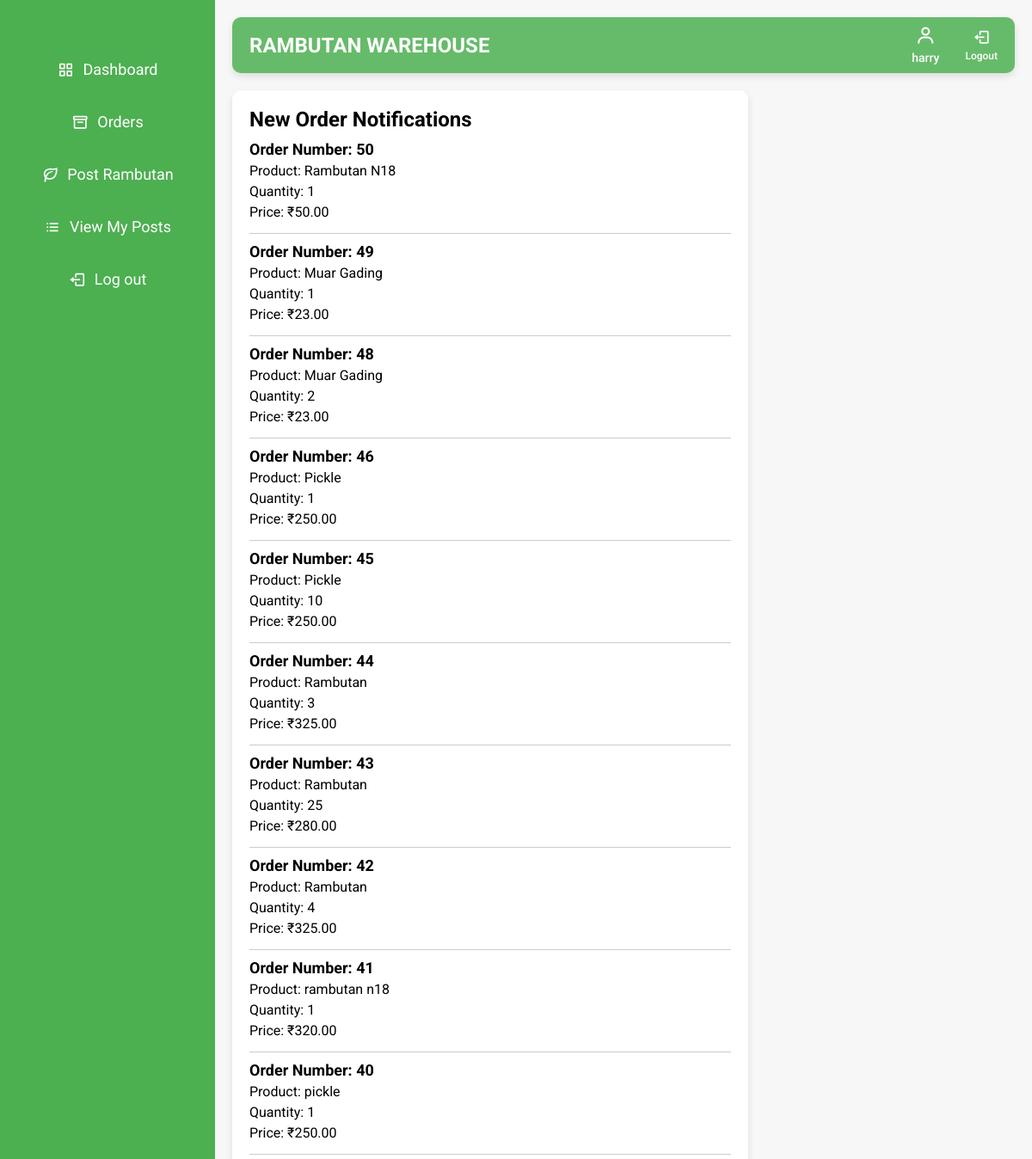
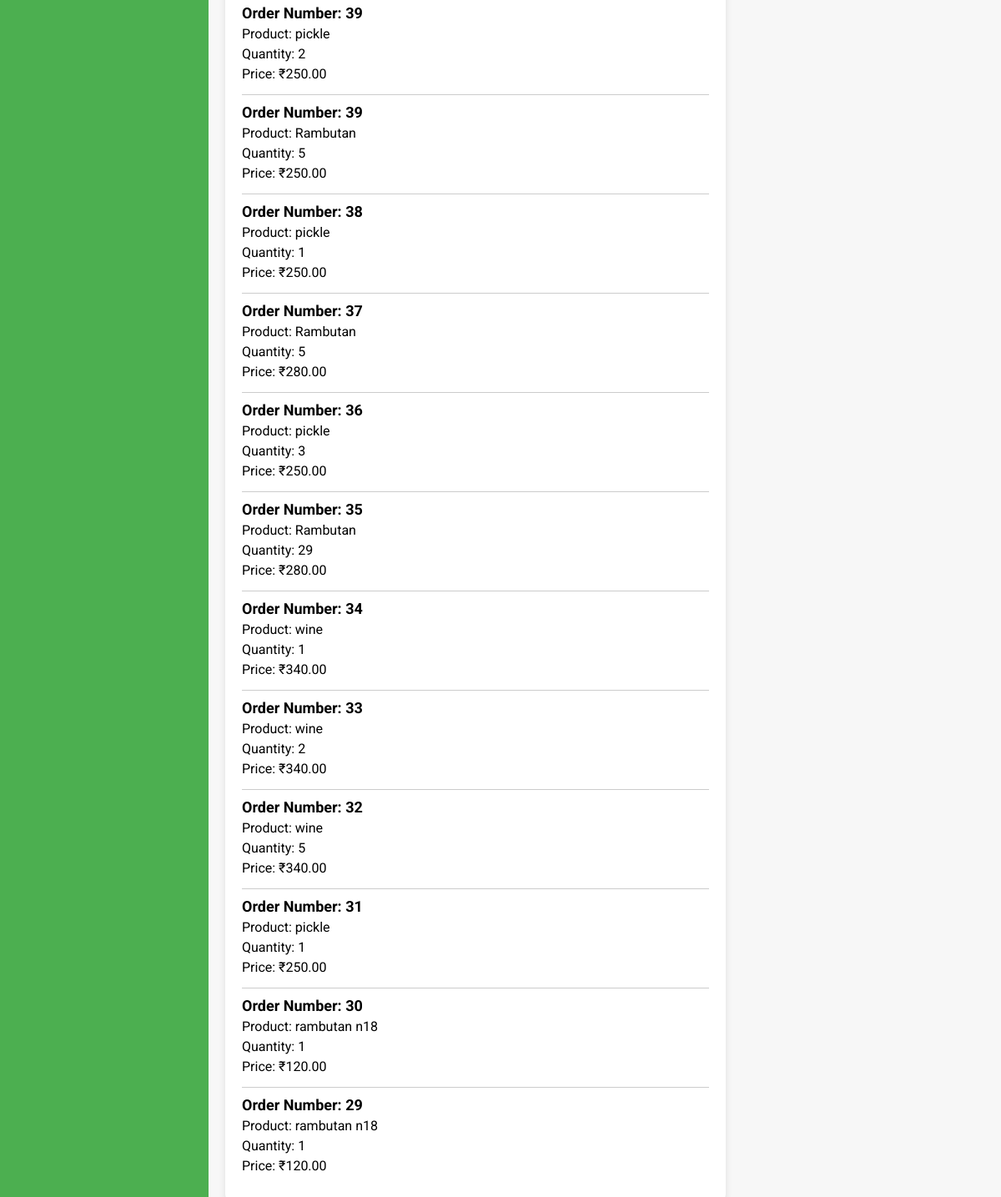
Screenshot of /notifications/ (signed in) with the database file from the repository (2 pictures, top to bottom).
### warehouse/models.py (models this page shows, shortened)
class Registeruser(AbstractUser):
    username = models.EmailField(unique=True)
    name = models.CharField(max_length=50,default='noname')
    contact = models.CharField(max_length=250, blank=True)
    address = models.CharField(max_length=250, blank=True)
    place = models.CharField(max_length=100, blank=True)
    role = models.CharField(max_length=10, choices=ROLE_CHOICES)
    groups = models.ManyToManyField(
        Group,
        related_name='registeruser_set',  # Custom related_name
        blank=True,
        help_text='The groups this user belongs to. A user will get all permissions granted to each of their groups.'
    )
    user_permissions = models.ManyToManyField(
        Permission,
        related_name='registeruser_set',  # Custom related_name
        blank=True,
        help_text='Specific permissions for this user.'
    )

class OrderNotification(models.Model):
    farmer = models.ForeignKey(settings.AUTH_USER_MODEL, on_delete=models.CASCADE)
    order_number = models.CharField(max_length=50)
    item_name = models.CharField(max_length=255)
    quantity = models.IntegerField()
    price = models.DecimalField(max_digits=10, decimal_places=2)
    created_at = models.DateTimeField(auto_now_add=True)

### warehouse/views.py (the view)
# urls.py: path('notifications/',views.order_notifications, name='order_notifications'),
@login_required
@cache_control(no_cache=True, must_revalidate=True, no_store=True)
def order_notifications(request):
    notifications = OrderNotification.objects.all().order_by('-created_at')  # Fetching all notifications
    return render(request, 'order_notifications.html', {'notifications': notifications})

### warehouse/templates/order_notifications.html (shortened to what this page needs)
{% load static %}
<!DOCTYPE html>
<html lang="en">
<head>
  <link href="https://unpkg.com/boxicons@2.0.7/css/boxicons.min.css" rel="stylesheet">
  <link href="https://cdn.jsdelivr.net/npm/sweetalert2@11/dist/sweetalert2.min.css" rel="stylesheet">
</head>
<body>
<div class="sidebar">
    <ul class="nav-links">
      <li>
        <a href="{% url 'farmer_dashboard' %}" >
          <i class='bx bx-grid-alt'></i>
          <span class="links_name">Dashboard</span>
        </a>
      </li>
      <li>
        <a href="{% url 'farmer_orders' %}">
          <i class='bx bx-box'></i>
          <span class="links_name">Orders</span>
        </a>
      </li>
      <li>
        <a href="{% url 'post_rambutan' %}">
          <i class='bx bx-leaf'></i>
          <span class="links_name">Post Rambutan</span>
        </a>
      </li>
      <li>
        <a href="{% url 'view_posts' %}">
          <i class='bx bx-list-ul'></i>
          <span class="links_name">View My Posts</span>
        </a>
      </li>
      <li class="log_out">
        <a href="{% url 'logout' %}">
          <i class='bx bx-log-out'></i>
          <span class="links_name">Log out</span>
        </a>
      </li>
    </ul>
  </div>
    <section class="home-section">
        <nav class="top-navbar">
            <div class="logo">
                <span class="logo-text">Rambutan Warehouse</span>
            </div>
            <ul class="nav-icons">
                <li class="user-profile">
                    <a href="#">
                    <i class='bx bx-user'></i>
                    <span class="icon-name">{{ user.name }}</span>
                    </a>
                </li>
                <li>
                    <a href="{% url 'logout' %}">
                        <i class='bx bx-log-out'></i>
                        <span class="icon-name">Logout</span>
                    </a>
                </li>
            </ul>
        </nav>
        <div class="notification-container">
            <h1>New Order Notifications</h1>
            {% for notification in notifications %}
                <div class="notification">
                    <h3>Order Number: {{ notification.order_number }}</h3>
                    <p>Product: {{ notification.item_name }}</p>
                    <p>Quantity: {{ notification.quantity }}</p>
                    <p>Price: ₹{{ notification.price }}</p>
                </div>
            {% empty %}
                <p>No new notifications.</p>
            {% endfor %}
        </div>
    </section>
</body>
</html>

### warehouse/templates/order_notifications.html (style rules this page uses)
body { font-family: 'Roboto', sans-serif; margin: 0; padding: 0; background-color: #f7f7f7; }
* { margin: 0; padding: 0; box-sizing: border-box; }
:root { --primary-color: #4CAF50; --secondary-color: #66BB6A; --accent-color: #388e3c; --light-bg: #f0f4f3; --dark-bg: #333; --text-color: #333; --white: #ffffff; --font-family: 'Roboto', sans-serif; --font-family-logo: 'Fredoka One', cursive; }
body { font-family: var(--font-family); background-color: var(--light-bg); display: flex; min-height: 100vh; }
.sidebar { background-color: var(--primary-color); width: 250px; position: fixed; top: 0; left: 0; height: 100%; padding-top: 40px; transition: width 0.3s ease; z-index: 1000; }
.sidebar ul { list-style: none; }
.sidebar ul li { margin: 20px 0; text-align: center; }
.sidebar ul li a { text-decoration: none; color: var(--white); font-size: 18px; display: flex; align-items: center; justify-content: center; padding: 10px 20px; border-radius: 8px; transition: background-color 0.3s, transform 0.3s; }
.sidebar ul li a i { margin-right: 10px; font-size: 20px; }
.home-section { margin-left: 250px; padding: 20px; width: calc(100% - 250px); transition: margin-left 0.3s ease, width 0.3s ease; display: flex; flex-direction: column; min-height: 100vh; }
.top-navbar { background-color: var(--secondary-color); padding: 10px 20px; display: flex; justify-content: space-between; align-items: center; border-radius: 10px; box-shadow: 0 4px 8px rgba(0, 0, 0, 0.1); margin-bottom: 20px; }
.logo-text { font-size: 24px; color: white; font-weight: bold; text-transform: uppercase; }
.top-navbar ul.nav-icons { list-style: none; display: flex; gap: 30px; align-items: center; }
.top-navbar ul.nav-icons li a { text-decoration: none; color: var(--white); font-size: 20px; display: flex; flex-direction: column; align-items: center; transition: color 0.3s; position: relative; }
.top-navbar ul.nav-icons li a .icon-name { font-size: 12px; margin-top: 5px; font-weight: 500; }
.top-navbar ul.nav-icons li.user-profile a i { font-size: 24px; color: var(--white); }
.top-navbar ul.nav-icons li.user-profile a .icon-name { font-size: 14px; color: var(--white); }
.home-section { margin-left: 250px; padding: 20px; background-color: #f7f7f7; min-height: 100vh; }
.top-navbar ul.nav-icons li.user-profile a { display: flex; flex-direction: column; align-items: center; }
.top-navbar ul.nav-icons li.user-profile a .icon-name { font-size: 14px; margin-top: 5px; }
.notification-container { background-color: white; padding: 20px; border-radius: 10px; box-shadow: 0 4px 8px rgba(0, 0, 0, 0.1); width: 80%; max-width: 600px; margin-bottom: 30px; }
.notification { border-bottom: 1px solid #ccc; padding: 10px 0; }
.notification:last-child { border-bottom: none; }
.notification h3 { margin: 0; font-size: 18px; }
.notification p { margin: 5px 0; }

### rows the page displays
Registeruser: name "harry"
OrderNotification: order_number "50", item_name "Rambutan N18", quantity "1", price "50.00"
OrderNotification: order_number "49", item_name "Muar Gading", quantity "1", price "23.00"
OrderNotification: order_number "48", item_name "Muar Gading", quantity "2", price "23.00"
OrderNotification: order_number "46", item_name "Pickle", quantity "1", price "250.00"
OrderNotification: order_number "45", item_name "Pickle", quantity "10", price "250.00"
OrderNotification: order_number "44", item_name "Rambutan", quantity "3", price "325.00"
OrderNotification: order_number "43", item_name "Rambutan", quantity "25", price "280.00"
OrderNotification: order_number "42", item_name "Rambutan", quantity "4", price "325.00"
OrderNotification: order_number "41", item_name "rambutan n18", quantity "1", price "320.00"
OrderNotification: order_number "40", item_name "pickle", quantity "1", price "250.00"
OrderNotification: order_number "39", item_name "pickle", quantity "2", price "250.00"
OrderNotification: order_number "39", item_name "Rambutan", quantity "5", price "250.00"
OrderNotification: order_number "38", item_name "pickle", quantity "1", price "250.00"
OrderNotification: order_number "37", item_name "Rambutan", quantity "5", price "280.00"
OrderNotification: order_number "36", item_name "pickle", quantity "3", price "250.00"
OrderNotification: order_number "35", item_name "Rambutan", quantity "29", price "280.00"
OrderNotification: order_number "34", item_name "wine", quantity "1", price "340.00"
OrderNotification: order_number "33", item_name "wine", quantity "2", price "340.00"
OrderNotification: order_number "32", item_name "wine", quantity "5", price "340.00"
OrderNotification: order_number "31", item_name "pickle", quantity "1", price "250.00"
OrderNotification: order_number "30", item_name "rambutan n18", quantity "1", price "120.00"
OrderNotification: order_number "29", item_name "rambutan n18", quantity "1", price "120.00"
